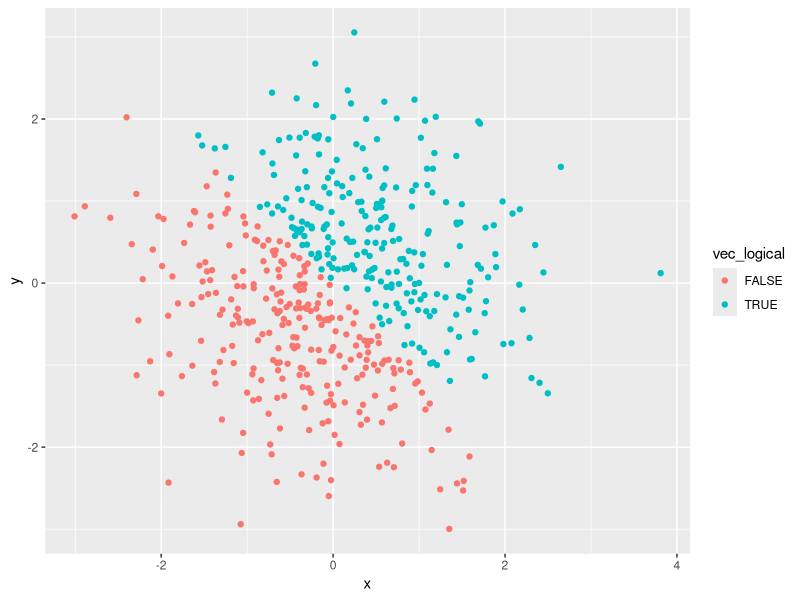
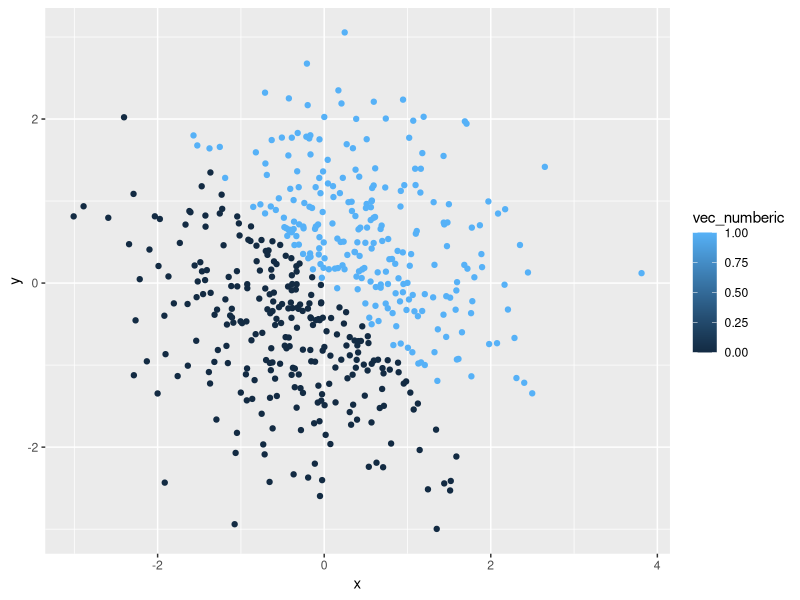
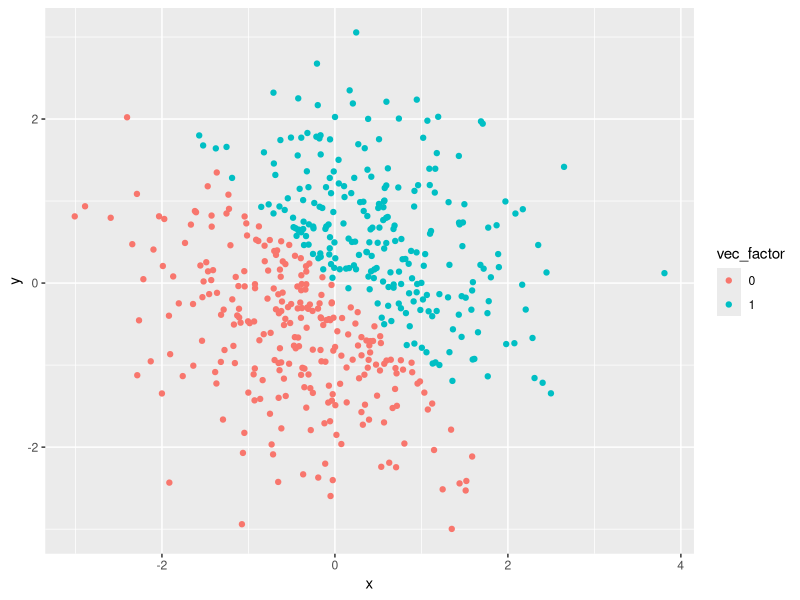
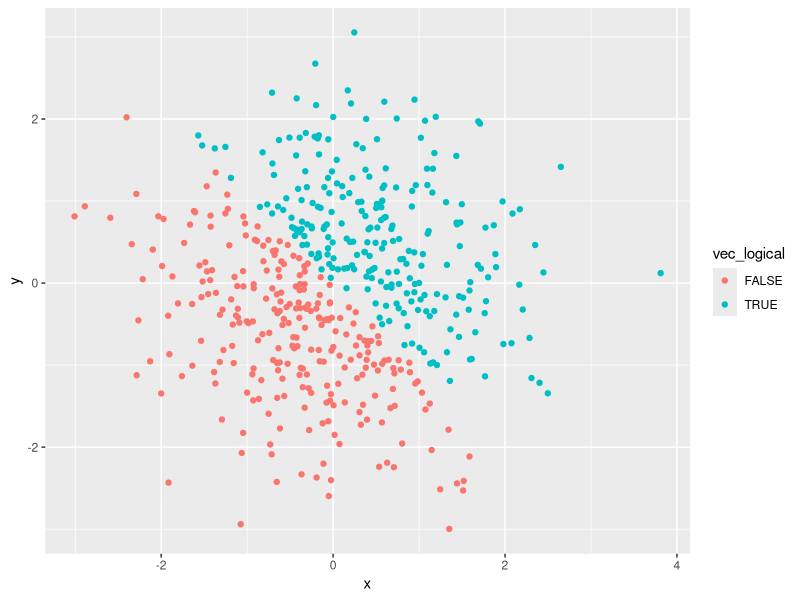

Generate these figures, in order, with R:
## ---- chunk 1
knitr::opts_chunk$set(echo = TRUE)
## ---- chunk 2
library(tidyverse)

#create a data frame
basic_df = tibble(
  random_sample = rnorm(8),
  vec_logical = random_sample > 0,
  vec_char = c("This", "is", "H", "W", "1", "done", "by", "QiLu"),
  vec_factor = factor(c("I", "I", "I", "II", "II", "II", "III", "III") )
  
)

pull(basic_df, random_sample)
pull(basic_df, vec_logical)
pull(basic_df, vec_factor)

mean(as.numeric(pull(basic_df,vec_logical)))
mean(as.numeric(pull(basic_df,vec_char)))
mean(as.numeric(pull(basic_df,vec_factor)))
## ---- chunk 3
# convert logical vector to numberic
x = as.numeric(pull(basic_df, vec_factor))
y = x * as.numeric(pull(basic_df, random_sample))

x
y

# convert logical vertor to factor
x1 = as.factor(pull(basic_df, vec_factor))
y1 = x * as.factor(pull(basic_df, random_sample))

x1
y1

# convert logical vertor to factor to numberic
x2 = as.numeric(as.factor(pull(basic_df, vec_factor)))
y2 = x2 * as.numeric(pull(basic_df, random_sample))

x2
y2


## ---- chunk 4

set.seed(1)

plot_df = tibble(
  x = rnorm(500),
  y = rnorm(500),
  vec_logical = (x + y)> 0,
  vec_numberic = c(as.numeric(vec_logical)),
  vec_factor = c(as.factor(vec_numberic))
)

# color points using logical variables
p1 <- ggplot(plot_df, aes (x = x, y = y, color = vec_logical)) + geom_point()
p1

# color points using numberic variables
ggplot(plot_df, aes (x = x, y = y, color = vec_numberic)) + geom_point()

# color points using factor variables
ggplot(plot_df, aes (x = x, y = y, color = vec_factor)) + geom_point()

# export scatterplot by ggsave


ggsave(filename = "hw1_problem2_plot", plot = p1,
    device = "pdf", path = NULL,
    scale = 1)
